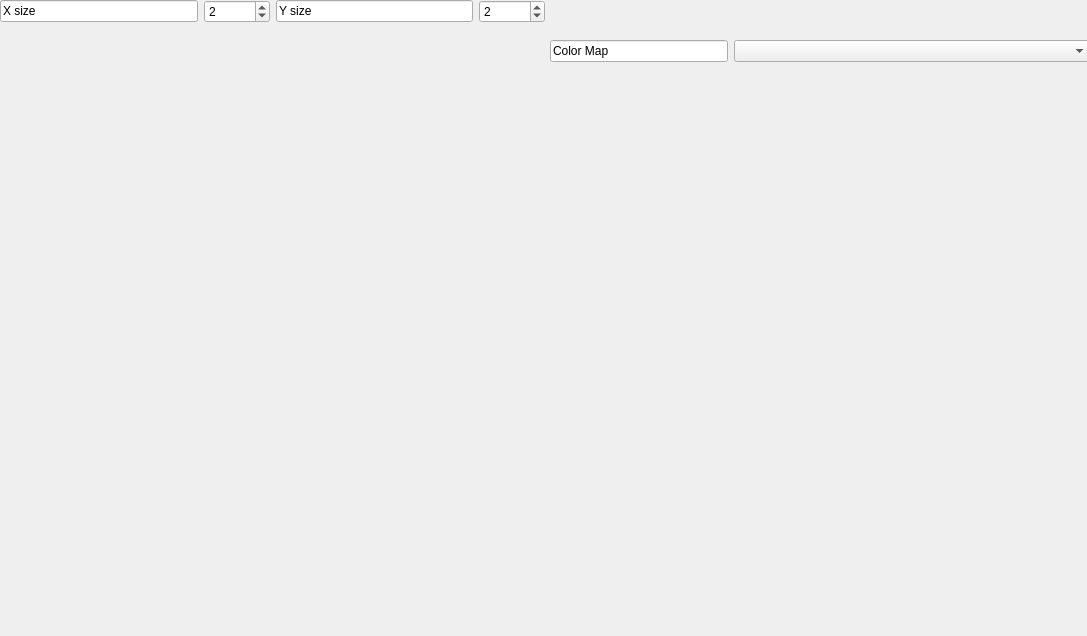
<?xml version="1.0" encoding="UTF-8"?>
<ui version="4.0">
 <class>Form</class>
 <widget class="QWidget" name="Form">
  <property name="geometry">
   <rect>
    <x>0</x>
    <y>0</y>
    <width>1087</width>
    <height>636</height>
   </rect>
  </property>
  <property name="windowTitle">
   <string>Form</string>
  </property>
  <widget class="QWidget" name="navigationWidget">
   <property name="geometry">
    <rect>
     <x>0</x>
     <y>0</y>
     <width>545</width>
     <height>578</height>
    </rect>
   </property>
   <layout class="QGridLayout" name="gridLayout_4">
    <item row="1" column="0">
     <layout class="QGridLayout" name="gridLayout">
      <item row="0" column="0">
       <widget class="MyMplCanvas" name="widget_3" native="true">
        <property name="sizePolicy">
         <sizepolicy hsizetype="Expanding" vsizetype="Expanding">
          <horstretch>2</horstretch>
          <verstretch>50</verstretch>
         </sizepolicy>
        </property>
        <property name="minimumSize">
         <size>
          <width>541</width>
          <height>541</height>
         </size>
        </property>
       </widget>
      </item>
     </layout>
    </item>
    <item row="0" column="0">
     <layout class="QGridLayout" name="gridLayout_6">
      <item row="0" column="1">
       <widget class="QSpinBox" name="navX">
        <property name="sizePolicy">
         <sizepolicy hsizetype="Minimum" vsizetype="Fixed">
          <horstretch>1</horstretch>
          <verstretch>0</verstretch>
         </sizepolicy>
        </property>
        <property name="wrapping">
         <bool>true</bool>
        </property>
        <property name="minimum">
         <number>1</number>
        </property>
        <property name="value">
         <number>2</number>
        </property>
       </widget>
      </item>
      <item row="0" column="3">
       <widget class="QSpinBox" name="navY">
        <property name="sizePolicy">
         <sizepolicy hsizetype="Minimum" vsizetype="Fixed">
          <horstretch>1</horstretch>
          <verstretch>0</verstretch>
         </sizepolicy>
        </property>
        <property name="wrapping">
         <bool>true</bool>
        </property>
        <property name="frame">
         <bool>true</bool>
        </property>
        <property name="minimum">
         <number>1</number>
        </property>
        <property name="value">
         <number>2</number>
        </property>
       </widget>
      </item>
      <item row="0" column="0">
       <widget class="QLineEdit" name="lineEdit">
        <property name="sizePolicy">
         <sizepolicy hsizetype="Expanding" vsizetype="Fixed">
          <horstretch>3</horstretch>
          <verstretch>0</verstretch>
         </sizepolicy>
        </property>
        <property name="text">
         <string>X size</string>
        </property>
        <property name="readOnly">
         <bool>true</bool>
        </property>
       </widget>
      </item>
      <item row="0" column="2">
       <widget class="QLineEdit" name="lineEdit_2">
        <property name="sizePolicy">
         <sizepolicy hsizetype="Expanding" vsizetype="Fixed">
          <horstretch>3</horstretch>
          <verstretch>0</verstretch>
         </sizepolicy>
        </property>
        <property name="text">
         <string>Y size</string>
        </property>
        <property name="readOnly">
         <bool>true</bool>
        </property>
       </widget>
      </item>
     </layout>
    </item>
   </layout>
  </widget>
  <widget class="QWidget" name="diffractionWidget">
   <property name="geometry">
    <rect>
     <x>550</x>
     <y>40</y>
     <width>541</width>
     <height>541</height>
    </rect>
   </property>
   <property name="sizePolicy">
    <sizepolicy hsizetype="Expanding" vsizetype="Expanding">
     <horstretch>2</horstretch>
     <verstretch>50</verstretch>
    </sizepolicy>
   </property>
   <property name="minimumSize">
    <size>
     <width>541</width>
     <height>541</height>
    </size>
   </property>
   <layout class="QGridLayout" name="gridLayout_3">
    <item row="0" column="0">
     <layout class="QGridLayout" name="gridLayout_7">
      <item row="0" column="0">
       <widget class="QLineEdit" name="lineEdit_4">
        <property name="sizePolicy">
         <sizepolicy hsizetype="Expanding" vsizetype="Fixed">
          <horstretch>2</horstretch>
          <verstretch>0</verstretch>
         </sizepolicy>
        </property>
        <property name="minimumSize">
         <size>
          <width>80</width>
          <height>0</height>
         </size>
        </property>
        <property name="text">
         <string>Color Map</string>
        </property>
        <property name="readOnly">
         <bool>true</bool>
        </property>
       </widget>
      </item>
      <item row="0" column="1">
       <widget class="QComboBox" name="colorMap">
        <property name="sizePolicy">
         <sizepolicy hsizetype="Preferred" vsizetype="Fixed">
          <horstretch>4</horstretch>
          <verstretch>0</verstretch>
         </sizepolicy>
        </property>
        <property name="currentText">
         <string/>
        </property>
       </widget>
      </item>
     </layout>
    </item>
    <item row="1" column="0">
     <layout class="QGridLayout" name="gridLayout_2">
      <item row="0" column="0">
       <widget class="MyMplCanvas" name="widget_4" native="true">
        <property name="sizePolicy">
         <sizepolicy hsizetype="Expanding" vsizetype="Expanding">
          <horstretch>0</horstretch>
          <verstretch>0</verstretch>
         </sizepolicy>
        </property>
       </widget>
      </item>
     </layout>
    </item>
   </layout>
  </widget>
 </widget>
 <customwidgets>
  <customwidget>
   <class>MyMplCanvas</class>
   <extends>QWidget</extends>
   <header>custom_widgets</header>
   <container>1</container>
  </customwidget>
 </customwidgets>
 <resources/>
 <connections>
  <connection>
   <sender>colorMap</sender>
   <signal>currentIndexChanged(QString)</signal>
   <receiver>Form</receiver>
   <slot>update_color_map(QString)</slot>
   <hints>
    <hint type="sourcelabel">
     <x>912</x>
     <y>53</y>
    </hint>
    <hint type="destinationlabel">
     <x>543</x>
     <y>317</y>
    </hint>
   </hints>
  </connection>
 </connections>
 <slots>
  <slot>update_color_map(QString)</slot>
 </slots>
</ui>
